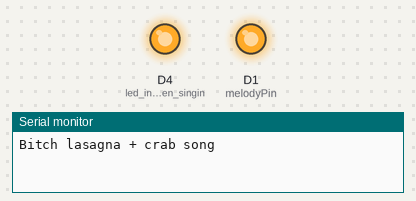
This sketch was run on a simulated ESP8266 (NodeMCU). Parts: output pins drawn as LEDs (lit = HIGH), the last lines printed to the serial monitor.

Above: at 0.08 s.
At 32.8 s:
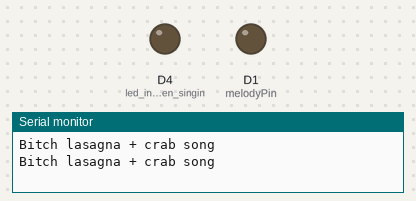
Timing chart, 0 to 33.1 s (numbered marks = the images above):
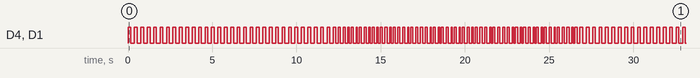

The sketch:

toneMelody.ino
```cpp
/*
  Arduino Bitch Lasagna + Crab song

  by: Ruben Veldman with the help of the code of Dipto Pratyaksa
  last updated: 01/2/19
*/

/*************************************************
 * Public Constants
 *************************************************/

#define NOTE_B0  31
#define NOTE_C1  33
#define NOTE_CS1 35
#define NOTE_D1  37
#define NOTE_DS1 39
#define NOTE_E1  41
#define NOTE_F1  44
#define NOTE_FS1 46
#define NOTE_G1  49
#define NOTE_GS1 52
#define NOTE_A1  55
#define NOTE_AS1 58
#define NOTE_B1  62
#define NOTE_C2  65
#define NOTE_CS2 69
#define NOTE_D2  73
#define NOTE_DS2 78
#define NOTE_E2  82
#define NOTE_F2  87
#define NOTE_FS2 93
#define NOTE_G2  98
#define NOTE_GS2 104
#define NOTE_A2  110
#define NOTE_AS2 117
#define NOTE_B2  123
#define NOTE_C3  131
#define NOTE_CS3 139
#define NOTE_D3  147
#define NOTE_DS3 156
#define NOTE_E3  165
#define NOTE_F3  175
#define NOTE_FS3 185
#define NOTE_G3  196
#define NOTE_GS3 208
#define NOTE_A3  220
#define NOTE_AS3 233
#define NOTE_B3  247
#define NOTE_C4  262
#define NOTE_CS4 277
#define NOTE_D4  294
#define NOTE_DS4 311
#define NOTE_E4  330
#define NOTE_F4  349
#define NOTE_FS4 370
#define NOTE_G4  392
#define NOTE_GS4 415
#define NOTE_A4  440
#define NOTE_AS4 466
#define NOTE_B4  494
#define NOTE_C5  523
#define NOTE_CS5 554
#define NOTE_D5  587
#define NOTE_DS5 622
#define NOTE_E5  659
#define NOTE_F5  698
#define NOTE_FS5 740
#define NOTE_G5  784
#define NOTE_GS5 831
#define NOTE_A5  880
#define NOTE_AS5 932
#define NOTE_B5  988
#define NOTE_C6  1047
#define NOTE_CS6 1109
#define NOTE_D6  1175
#define NOTE_DS6 1245
#define NOTE_E6  1319
#define NOTE_F6  1397
#define NOTE_FS6 1480
#define NOTE_G6  1568
#define NOTE_GS6 1661
#define NOTE_A6  1760
#define NOTE_AS6 1865
#define NOTE_B6  1976
#define NOTE_C7  2093
#define NOTE_CS7 2217
#define NOTE_D7  2349
#define NOTE_DS7 2489
#define NOTE_E7  2637
#define NOTE_F7  2794
#define NOTE_FS7 2960
#define NOTE_G7  3136
#define NOTE_GS7 3322
#define NOTE_A7  3520
#define NOTE_AS7 3729
#define NOTE_B7  3951
#define NOTE_C8  4186
#define NOTE_CS8 4435
#define NOTE_D8  4699
#define NOTE_DS8 4978

#define melodyPin D1

//Bitch lasagna + crab song main theme melody
int melody[] = {

  NOTE_FS7, NOTE_FS7, NOTE_GS7,  NOTE_A7,
  NOTE_A7,  NOTE_A7, NOTE_D7, NOTE_D7,
  NOTE_CS7, NOTE_CS7, NOTE_CS7,  NOTE_E7,
  NOTE_E7, NOTE_E7, NOTE_E7, NOTE_E7,

  NOTE_FS7, NOTE_FS7, NOTE_GS7,  NOTE_A7,
  NOTE_A7,  NOTE_A7, NOTE_D7, NOTE_D7,
  NOTE_CS7, NOTE_CS7, NOTE_CS7,  NOTE_E7,
  NOTE_E7, NOTE_E7, NOTE_E7, NOTE_E7,

  NOTE_D7, NOTE_AS7, NOTE_G7,  NOTE_G7,
  NOTE_D7,  NOTE_D7, NOTE_A7, NOTE_F7,
  NOTE_F7, NOTE_D7, NOTE_D7,  NOTE_A7,
  NOTE_F7, NOTE_F7, NOTE_C7, NOTE_C7,

  NOTE_E7, NOTE_E7, NOTE_F7,

  NOTE_D7, NOTE_AS7, NOTE_G7,  NOTE_G7,
  NOTE_D7,  NOTE_D7, NOTE_A7, NOTE_F7,
  NOTE_F7, NOTE_D7, NOTE_D7,  NOTE_A7,
  NOTE_F7, NOTE_F7, NOTE_C7, NOTE_C7,

  NOTE_E7, NOTE_E7, NOTE_F7,

  NOTE_D7, NOTE_AS7, NOTE_G7,  NOTE_G7,
  NOTE_D7,  NOTE_D7, NOTE_A7, NOTE_F7,
  NOTE_F7, NOTE_D7, NOTE_D7,  NOTE_A7,
  NOTE_F7, NOTE_F7, NOTE_C7, NOTE_C7,

  NOTE_E7, NOTE_E7, NOTE_F7,


};
//Bitch lasagna + crab song tempo
int tempo[] = {
  6, 6, 6, 6,
  6, 6, 6, 6,
  6, 6, 6, 6,
  6, 6, 6, 6,

  6, 6, 6, 6,
  6, 6, 6, 6,
  6, 6, 6, 6,
  6, 6, 6, 6,

  8, 8, 8, 12,
  8, 12, 8, 8,
  12, 8, 12, 8,
  8, 12, 8, 8,
  8, 12, 8,

  8, 8, 8, 12,
  8, 12, 8, 8,
  12, 8, 12, 8,
  8, 12, 8, 8,
  8, 12, 8,

  8, 8, 8, 12,
  8, 12, 8, 8,
  12, 8, 12, 8,
  8, 12, 8, 8,
  8, 12, 8,


};

const unsigned int buzzPin = D1;

void setup(void)
{
   Serial.begin(115200);
  pinMode(melodyPin, OUTPUT);//buzzer
  pinMode(LED_BUILTIN, OUTPUT);//led indicator when singing a note

}
void loop()
{
  //sing the tunes
  sing(1);
}


int song = 0;
long delayValue;
long numCycles;
long i;
int noteDuration;
int pauseBetweenNotes;

void sing(int s) {
  // iterate over the notes of the melody:
  song = s;
  if (song == 1) {
    Serial.println("Bitch lasagna + crab song");
    int size = sizeof(melody) / sizeof(int);
    for (int thisNote = 0; thisNote < size; thisNote++) {
      // to calculate the note duration, take one second
      // divided by the note type.
      //e.g. quarter note = 1000 / 4, eighth note = 1000/8, etc.
      noteDuration = 1000 / tempo[thisNote];

        // Serial.print("PLAY ");
      buzz(melodyPin, melody[thisNote], noteDuration);
        // Serial.print(" ZZ ");

      // to distinguish the notes, set a minimum time between them.
      // the note's duration + 30% seems to work well:
      pauseBetweenNotes = noteDuration * 1.30;
      delay(pauseBetweenNotes);

      // Serial.print("STOP ");
      // stop the tone playing:
      // buzz(melodyPin, 1, noteDuration);
      // Serial.print(" S ");
      yield();
      // Serial.println(thisNote);
    }
  }
}


void buzz(uint8_t _pin, unsigned int frequency, unsigned long duration) {
    pinMode (_pin, OUTPUT );
    digitalWrite(LED_BUILTIN, HIGH);
    analogWriteFreq(frequency);
    analogWrite(_pin,500);
    delay(duration);
    analogWrite(_pin,0);
    digitalWrite(LED_BUILTIN, LOW);
}

/*
void buzz(int targetPin, long frequency, long length) {
  digitalWrite(LED_BUILTIN, HIGH);
  delayValue = 1000000 / frequency / 2; // calculate the delay value between transitions
  //// 1 second's worth of microseconds, divided by the frequency, then split in half since
  //// there are two phases to each cycle
  numCycles = frequency * length / 1000; // calculate the number of cycles for proper timing
  //// multiply frequency, which is really cycles per second, by the number of seconds to
  //// get the total number of cycles to produce
  for (i = 0; i < numCycles; i++) { // for the calculated length of time...
    digitalWrite(targetPin, HIGH); // write the buzzer pin high to push out the diaphram
    delayMicroseconds(delayValue); // wait for the calculated delay value
    digitalWrite(targetPin, LOW); // write the buzzer pin low to pull back the diaphram
    delayMicroseconds(delayValue); // wait again or the calculated delay value
    yield();
  }
  digitalWrite(LED_BUILTIN, LOW);
}
*/
```

Measured:
- by itself, D4 (led_indicator_when_singin), D1 (melodyPin): moves between LOW and HIGH, repeating every 25.5 s
- by itself, everything shown: repeats every 21.1 s, in 112 steps
